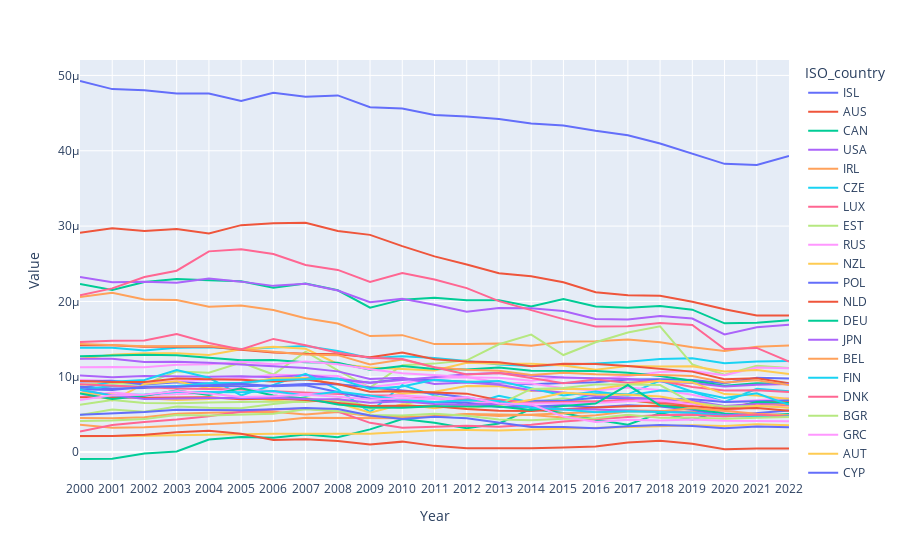

The code cell stored with this chart in its notebook:
### Code cell
emissionsCapitaDF = emissionsCapitaDF[emissionsCapitaDF['ISO_country'].isin(annex1)]
melted_df = emissionsCapitaDF.melt(id_vars=['ISO_country'], var_name='Year', value_name='Value')
melted_df = melted_df.drop(melted_df[melted_df['ISO_country'] == 'FLK'].index)
import plotly.express as px

fig = px.line(melted_df, x='Year', y='Value', color='ISO_country')
fig.show()

### Figure 1 — Plotly figure (JSON) as saved in the notebook; plotly's stock layout.template omitted (floating-point values rounded to 4 significant figures)
{"data": [{"hovertemplate": "ISO_country=ISL<br>Year=%{x}<br>Value=%{y}<extra></extra>", "legendgroup": "ISL", "line": {"color": "#636efa", "dash": "solid"}, "marker": {"symbol": "circle"}, "mode": "lines", "name": "ISL", "orientation": "v", "showlegend": true, "type": "scatter", "x": ["2000", "2001", "2002", "2003", "2004", "2005", "2006", "2007", "2008", "2009", "2010", "2011", "2012", "2013", "2014", "2015", "2016", "2017", "2018", "2019", "2020", "2021", "2022"], "xaxis": "x", "y": [4.926e-05, 4.818e-05, 4.803e-05, 4.759e-05, 4.76e-05, 4.66e-05, 4.77e-05, 4.717e-05, 4.735e-05, 4.578e-05, 4.562e-05, 4.474e-05, 4.455e-05, 4.422e-05, 4.362e-05, 4.335e-05, 4.265e-05, 4.205e-05, 4.095e-05, 3.957e-05, 3.827e-05, 3.81e-05, 3.932e-05], "yaxis": "y"}, {"hovertemplate": "ISO_country=AUS<br>Year=%{x}<br>Value=%{y}<extra></extra>", "legendgroup": "AUS", "line": {"color": "#EF553B", "dash": "solid"}, "marker": {"symbol": "circle"}, "mode": "lines", "name": "AUS", "orientation": "v", "showlegend": true, "type": "scatter", "x": ["2000", "2001", "2002", "2003", "2004", "2005", "2006", "2007", "2008", "2009", "2010", "2011", "2012", "2013", "2014", "2015", "2016", "2017", "2018", "2019", "2020", "2021", "2022"], "xaxis": "x", "y": [2.912e-05, 2.971e-05, 2.934e-05, 2.963e-05, 2.902e-05, 3.013e-05, 3.037e-05, 3.045e-05, 2.935e-05, 2.884e-05, 2.734e-05, 2.598e-05, 2.489e-05, 2.376e-05, 2.334e-05, 2.255e-05, 2.122e-05, 2.083e-05, 2.076e-05, 1.997e-05, 1.896e-05, 1.813e-05, 1.812e-05], "yaxis": "y"}, {"hovertemplate": "ISO_country=CAN<br>Year=%{x}<br>Value=%{y}<extra></extra>", "legendgroup": "CAN", "line": {"color": "#00cc96", "dash": "solid"}, "marker": {"symbol": "circle"}, "mode": "lines", "name": "CAN", "orientation": "v", "showlegend": true, "type": "scatter", "x": ["2000", "2001", "2002", "2003", "2004", "2005", "2006", "2007", "2008", "2009", "2010", "2011", "2012", "2013", "2014", "2015", "2016", "2017", "2018", "2019", "2020", "2021", "2022"], "xaxis": "x", "y": [2.233e-05, 2.153e-05, 2.258e-05, 2.298e-05, 2.28e-05, 2.267e-05, 2.181e-05, 2.237e-05, 2.148e-05, 1.918e-05, 2.024e-05, 2.048e-05, 2.015e-05, 2.016e-05, 1.932e-05, 2.033e-05, 1.933e-05, 1.916e-05, 1.939e-05, 1.89e-05, 1.709e-05, 1.718e-05, 1.75e-05], "yaxis": "y"}, {"hovertemplate": "ISO_country=USA<br>Year=%{x}<br>Value=%{y}<extra></extra>", "legendgroup": "USA", "line": {"color": "#ab63fa", "dash": "solid"}, "marker": {"symbol": "circle"}, "mode": "lines", "name": "USA", "orientation": "v", "showlegend": true, "type": "scatter", "x": ["2000", "2001", "2002", "2003", "2004", "2005", "2006", "2007", "2008", "2009", "2010", "2011", "2012", "2013", "2014", "2015", "2016", "2017", "2018", "2019", "2020", "2021", "2022"], "xaxis": "x", "y": [2.324e-05, 2.256e-05, 2.261e-05, 2.25e-05, 2.304e-05, 2.263e-05, 2.207e-05, 2.233e-05, 2.145e-05, 1.99e-05, 2.034e-05, 1.955e-05, 1.864e-05, 1.913e-05, 1.91e-05, 1.872e-05, 1.767e-05, 1.759e-05, 1.807e-05, 1.772e-05, 1.562e-05, 1.657e-05, 1.691e-05], "yaxis": "y"}, {"hovertemplate": "ISO_country=IRL<br>Year=%{x}<br>Value=%{y}<extra></extra>", "legendgroup": "IRL", "line": {"color": "#FFA15A", "dash": "solid"}, "marker": {"symbol": "circle"}, "mode": "lines", "name": "IRL", "orientation": "v", "showlegend": true, "type": "scatter", "x": ["2000", "2001", "2002", "2003", "2004", "2005", "2006", "2007", "2008", "2009", "2010", "2011", "2012", "2013", "2014", "2015", "2016", "2017", "2018", "2019", "2020", "2021", "2022"], "xaxis": "x", "y": [2.059e-05, 2.114e-05, 2.027e-05, 2.018e-05, 1.928e-05, 1.945e-05, 1.886e-05, 1.777e-05, 1.707e-05, 1.54e-05, 1.553e-05, 1.434e-05, 1.437e-05, 1.443e-05, 1.413e-05, 1.465e-05, 1.472e-05, 1.494e-05, 1.458e-05, 1.394e-05, 1.342e-05, 1.398e-05, 1.414e-05], "yaxis": "y"}, {"hovertemplate": "ISO_country=CZE<br>Year=%{x}<br>Value=%{y}<extra></extra>", "legendgroup": "CZE", "line": {"color": "#19d3f3", "dash": "solid"}, "marker": {"symbol": "circle"}, "mode": "lines", "name": "CZE", "orientation": "v", "showlegend": true, "type": "scatter", "x": ["2000", "2001", "2002", "2003", "2004", "2005", "2006", "2007", "2008", "2009", "2010", "2011", "2012", "2013", "2014", "2015", "2016", "2017", "2018", "2019", "2020", "2021", "2022"], "xaxis": "x", "y": [1.386e-05, 1.384e-05, 1.349e-05, 1.384e-05, 1.393e-05, 1.369e-05, 1.39e-05, 1.408e-05, 1.341e-05, 1.245e-05, 1.273e-05, 1.249e-05, 1.208e-05, 1.162e-05, 1.142e-05, 1.155e-05, 1.178e-05, 1.201e-05, 1.236e-05, 1.245e-05, 1.18e-05, 1.204e-05, 1.209e-05], "yaxis": "y"}, {"hovertemplate": "ISO_country=LUX<br>Year=%{x}<br>Value=%{y}<extra></extra>", "legendgroup": "LUX", "line": {"color": "#FF6692", "dash": "solid"}, "marker": {"symbol": "circle"}, "mode": "lines", "name": "LUX", "orientation": "v", "showlegend": true, "type": "scatter", "x": ["2000", "2001", "2002", "2003", "2004", "2005", "2006", "2007", "2008", "2009", "2010", "2011", "2012", "2013", "2014", "2015", "2016", "2017", "2018", "2019", "2020", "2021", "2022"], "xaxis": "x", "y": [2.083e-05, 2.173e-05, 2.325e-05, 2.408e-05, 2.665e-05, 2.693e-05, 2.629e-05, 2.485e-05, 2.418e-05, 2.258e-05, 2.377e-05, 2.29e-05, 2.177e-05, 2.005e-05, 1.885e-05, 1.766e-05, 1.667e-05, 1.671e-05, 1.713e-05, 1.689e-05, 1.369e-05, 1.383e-05, 1.201e-05], "yaxis": "y"}, {"hovertemplate": "ISO_country=EST<br>Year=%{x}<br>Value=%{y}<extra></extra>", "legendgroup": "EST", "line": {"color": "#B6E880", "dash": "solid"}, "marker": {"symbol": "circle"}, "mode": "lines", "name": "EST", "orientation": "v", "showlegend": true, "type": "scatter", "x": ["2000", "2001", "2002", "2003", "2004", "2005", "2006", "2007", "2008", "2009", "2010", "2011", "2012", "2013", "2014", "2015", "2016", "2017", "2018", "2019", "2020", "2021", "2022"], "xaxis": "x", "y": [8.945e-06, 9.139e-06, 9.007e-06, 1.071e-05, 1.053e-05, 1.188e-05, 1.03e-05, 1.333e-05, 1.086e-05, 8.574e-06, 1.153e-05, 1.175e-05, 1.218e-05, 1.432e-05, 1.559e-05, 1.289e-05, 1.458e-05, 1.588e-05, 1.669e-05, 1.164e-05, 1.027e-05, 1.145e-05, 1.116e-05], "yaxis": "y"}, {"hovertemplate": "ISO_country=RUS<br>Year=%{x}<br>Value=%{y}<extra></extra>", "legendgroup": "RUS", "line": {"color": "#FF97FF", "dash": "solid"}, "marker": {"symbol": "circle"}, "mode": "lines", "name": "RUS", "orientation": "v", "showlegend": true, "type": "scatter", "x": ["2000", "2001", "2002", "2003", "2004", "2005", "2006", "2007", "2008", "2009", "2010", "2011", "2012", "2013", "2014", "2015", "2016", "2017", "2018", "2019", "2020", "2021", "2022"], "xaxis": "x", "y": [9.559e-06, 9.481e-06, 9.203e-06, 9.427e-06, 9.642e-06, 9.817e-06, 1.026e-05, 1.015e-05, 1.01e-05, 8.617e-06, 9.143e-06, 9.866e-06, 9.947e-06, 9.859e-06, 9.483e-06, 9.927e-06, 9.693e-06, 1.008e-05, 1.063e-05, 1.077e-05, 1.022e-05, 1.122e-05, 1.112e-05], "yaxis": "y"}, {"hovertemplate": "ISO_country=NZL<br>Year=%{x}<br>Value=%{y}<extra></extra>", "legendgroup": "NZL", "line": {"color": "#FECB52", "dash": "solid"}, "marker": {"symbol": "circle"}, "mode": "lines", "name": "NZL", "orientation": "v", "showlegend": true, "type": "scatter", "x": ["2000", "2001", "2002", "2003", "2004", "2005", "2006", "2007", "2008", "2009", "2010", "2011", "2012", "2013", "2014", "2015", "2016", "2017", "2018", "2019", "2020", "2021", "2022"], "xaxis": "x", "y": [1.24e-05, 1.293e-05, 1.312e-05, 1.313e-05, 1.288e-05, 1.365e-05, 1.398e-05, 1.372e-05, 1.17e-05, 1.123e-05, 1.104e-05, 1.082e-05, 1.187e-05, 1.172e-05, 1.172e-05, 1.15e-05, 1.092e-05, 1.142e-05, 1.138e-05, 1.141e-05, 1.071e-05, 1.089e-05, 1.038e-05], "yaxis": "y"}, {"hovertemplate": "ISO_country=POL<br>Year=%{x}<br>Value=%{y}<extra></extra>", "legendgroup": "POL", "line": {"color": "#636efa", "dash": "solid"}, "marker": {"symbol": "circle"}, "mode": "lines", "name": "POL", "orientation": "v", "showlegend": true, "type": "scatter", "x": ["2000", "2001", "2002", "2003", "2004", "2005", "2006", "2007", "2008", "2009", "2010", "2011", "2012", "2013", "2014", "2015", "2016", "2017", "2018", "2019", "2020", "2021", "2022"], "xaxis": "x", "y": [9.374e-06, 9.458e-06, 8.971e-06, 9.267e-06, 9.121e-06, 9.14e-06, 9.678e-06, 9.848e-06, 9.685e-06, 9.215e-06, 9.701e-06, 9.514e-06, 9.297e-06, 9.137e-06, 9.007e-06, 9.184e-06, 9.289e-06, 9.644e-06, 9.661e-06, 9.559e-06, 9.157e-06, 9.884e-06, 9.766e-06], "yaxis": "y"}, {"hovertemplate": "ISO_country=NLD<br>Year=%{x}<br>Value=%{y}<extra></extra>", "legendgroup": "NLD", "line": {"color": "#EF553B", "dash": "solid"}, "marker": {"symbol": "circle"}, "mode": "lines", "name": "NLD", "orientation": "v", "showlegend": true, "type": "scatter", "x": ["2000", "2001", "2002", "2003", "2004", "2005", "2006", "2007", "2008", "2009", "2010", "2011", "2012", "2013", "2014", "2015", "2016", "2017", "2018", "2019", "2020", "2021", "2022"], "xaxis": "x", "y": [1.42e-05, 1.42e-05, 1.398e-05, 1.398e-05, 1.401e-05, 1.358e-05, 1.321e-05, 1.305e-05, 1.299e-05, 1.259e-05, 1.323e-05, 1.234e-05, 1.204e-05, 1.193e-05, 1.138e-05, 1.173e-05, 1.169e-05, 1.142e-05, 1.107e-05, 1.069e-05, 9.683e-06, 9.817e-06, 9.128e-06], "yaxis": "y"}, {"hovertemplate": "ISO_country=DEU<br>Year=%{x}<br>Value=%{y}<extra></extra>", "legendgroup": "DEU", "line": {"color": "#00cc96", "dash": "solid"}, "marker": {"symbol": "circle"}, "mode": "lines", "name": "DEU", "orientation": "v", "showlegend": true, "type": "scatter", "x": ["2000", "2001", "2002", "2003", "2004", "2005", "2006", "2007", "2008", "2009", "2010", "2011", "2012", "2013", "2014", "2015", "2016", "2017", "2018", "2019", "2020", "2021", "2022"], "xaxis": "x", "y": [1.274e-05, 1.281e-05, 1.294e-05, 1.285e-05, 1.256e-05, 1.221e-05, 1.222e-05, 1.192e-05, 1.185e-05, 1.092e-05, 1.142e-05, 1.103e-05, 1.098e-05, 1.123e-05, 1.08e-05, 1.079e-05, 1.075e-05, 1.054e-05, 1.012e-05, 9.475e-06, 8.815e-06, 9.152e-06, 9.054e-06], "yaxis": "y"}, {"hovertemplate": "ISO_country=JPN<br>Year=%{x}<br>Value=%{y}<extra></extra>", "legendgroup": "JPN", "line": {"color": "#ab63fa", "dash": "solid"}, "marker": {"symbol": "circle"}, "mode": "lines", "name": "JPN", "orientation": "v", "showlegend": true, "type": "scatter", "x": ["2000", "2001", "2002", "2003", "2004", "2005", "2006", "2007", "2008", "2009", "2010", "2011", "2012", "2013", "2014", "2015", "2016", "2017", "2018", "2019", "2020", "2021", "2022"], "xaxis": "x", "y": [1.017e-05, 9.942e-06, 1.01e-05, 1.004e-05, 9.989e-06, 1.008e-05, 9.945e-06, 1.024e-05, 9.744e-06, 9.203e-06, 9.589e-06, 1e-05, 1.033e-05, 1.049e-05, 1.014e-05, 9.903e-06, 9.812e-06, 9.697e-06, 9.382e-06, 9.177e-06, 8.706e-06, 8.932e-06, 9.041e-06], "yaxis": "y"}, {"hovertemplate": "ISO_country=BEL<br>Year=%{x}<br>Value=%{y}<extra></extra>", "legendgroup": "BEL", "line": {"color": "#FFA15A", "dash": "solid"}, "marker": {"symbol": "circle"}, "mode": "lines", "name": "BEL", "orientation": "v", "showlegend": true, "type": "scatter", "x": ["2000", "2001", "2002", "2003", "2004", "2005", "2006", "2007", "2008", "2009", "2010", "2011", "2012", "2013", "2014", "2015", "2016", "2017", "2018", "2019", "2020", "2021", "2022"], "xaxis": "x", "y": [1.437e-05, 1.417e-05, 1.406e-05, 1.404e-05, 1.407e-05, 1.369e-05, 1.336e-05, 1.296e-05, 1.287e-05, 1.163e-05, 1.229e-05, 1.125e-05, 1.092e-05, 1.08e-05, 1.022e-05, 1.052e-05, 1.033e-05, 1.023e-05, 1.024e-05, 1.009e-05, 9.257e-06, 9.543e-06, 8.902e-06], "yaxis": "y"}, {"hovertemplate": "ISO_country=FIN<br>Year=%{x}<br>Value=%{y}<extra></extra>", "legendgroup": "FIN", "line": {"color": "#19d3f3", "dash": "solid"}, "marker": {"symbol": "circle"}, "mode": "lines", "name": "FIN", "orientation": "v", "showlegend": true, "type": "scatter", "x": ["2000", "2001", "2002", "2003", "2004", "2005", "2006", "2007", "2008", "2009", "2010", "2011", "2012", "2013", "2014", "2015", "2016", "2017", "2018", "2019", "2020", "2021", "2022"], "xaxis": "x", "y": [8.489e-06, 9.356e-06, 9.569e-06, 1.091e-05, 9.87e-06, 7.523e-06, 8.921e-06, 1.039e-05, 8.322e-06, 5.307e-06, 8.906e-06, 7.563e-06, 6.178e-06, 7.482e-06, 6.594e-06, 6.673e-06, 7.77e-06, 7.671e-06, 9.497e-06, 8.013e-06, 6.669e-06, 8.403e-06, 8.077e-06], "yaxis": "y"}, {"hovertemplate": "ISO_country=DNK<br>Year=%{x}<br>Value=%{y}<extra></extra>", "legendgroup": "DNK", "line": {"color": "#FF6692", "dash": "solid"}, "marker": {"symbol": "circle"}, "mode": "lines", "name": "DNK", "orientation": "v", "showlegend": true, "type": "scatter", "x": ["2000", "2001", "2002", "2003", "2004", "2005", "2006", "2007", "2008", "2009", "2010", "2011", "2012", "2013", "2014", "2015", "2016", "2017", "2018", "2019", "2020", "2021", "2022"], "xaxis": "x", "y": [1.461e-05, 1.478e-05, 1.482e-05, 1.568e-05, 1.448e-05, 1.363e-05, 1.503e-05, 1.417e-05, 1.32e-05, 1.252e-05, 1.235e-05, 1.126e-05, 1.031e-05, 1.051e-05, 9.849e-06, 9.131e-06, 9.641e-06, 9.208e-06, 9.483e-06, 8.637e-06, 8.195e-06, 8.214e-06, 7.977e-06], "yaxis": "y"}, {"hovertemplate": "ISO_country=BGR<br>Year=%{x}<br>Value=%{y}<extra></extra>", "legendgroup": "BGR", "line": {"color": "#B6E880", "dash": "solid"}, "marker": {"symbol": "circle"}, "mode": "lines", "name": "BGR", "orientation": "v", "showlegend": true, "type": "scatter", "x": ["2000", "2001", "2002", "2003", "2004", "2005", "2006", "2007", "2008", "2009", "2010", "2011", "2012", "2013", "2014", "2015", "2016", "2017", "2018", "2019", "2020", "2021", "2022"], "xaxis": "x", "y": [4.925e-06, 5.659e-06, 5.344e-06, 6.058e-06, 5.89e-06, 5.836e-06, 6.393e-06, 6.81e-06, 6.895e-06, 5.762e-06, 6.213e-06, 7.399e-06, 6.841e-06, 6.343e-06, 6.635e-06, 7.148e-06, 6.6e-06, 6.935e-06, 6.371e-06, 6.258e-06, 5.461e-06, 6.409e-06, 7.154e-06], "yaxis": "y"}, {"hovertemplate": "ISO_country=GRC<br>Year=%{x}<br>Value=%{y}<extra></extra>", "legendgroup": "GRC", "line": {"color": "#FF97FF", "dash": "solid"}, "marker": {"symbol": "circle"}, "mode": "lines", "name": "GRC", "orientation": "v", "showlegend": true, "type": "scatter", "x": ["2000", "2001", "2002", "2003", "2004", "2005", "2006", "2007", "2008", "2009", "2010", "2011", "2012", "2013", "2014", "2015", "2016", "2017", "2018", "2019", "2020", "2021", "2022"], "xaxis": "x", "y": [1.127e-05, 1.131e-05, 1.125e-05, 1.16e-05, 1.165e-05, 1.198e-05, 1.167e-05, 1.203e-05, 1.165e-05, 1.101e-05, 1.048e-05, 1.022e-05, 9.955e-06, 9.255e-06, 9.112e-06, 8.463e-06, 8.184e-06, 8.58e-06, 8.245e-06, 7.615e-06, 6.644e-06, 6.871e-06, 7.148e-06], "yaxis": "y"}, {"hovertemplate": "ISO_country=AUT<br>Year=%{x}<br>Value=%{y}<extra></extra>", "legendgroup": "AUT", "line": {"color": "#FECB52", "dash": "solid"}, "marker": {"symbol": "circle"}, "mode": "lines", "name": "AUT", "orientation": "v", "showlegend": true, "type": "scatter", "x": ["2000", "2001", "2002", "2003", "2004", "2005", "2006", "2007", "2008", "2009", "2010", "2011", "2012", "2013", "2014", "2015", "2016", "2017", "2018", "2019", "2020", "2021", "2022"], "xaxis": "x", "y": [8.276e-06, 6.854e-06, 9.053e-06, 9.411e-06, 8.46e-06, 9.03e-06, 9.81e-06, 9.85e-06, 8.941e-06, 8.634e-06, 7.761e-06, 8.003e-06, 8.789e-06, 8.74e-06, 8.102e-06, 8.411e-06, 8.357e-06, 8.978e-06, 9.483e-06, 9.257e-06, 7.704e-06, 7.518e-06, 7.042e-06], "yaxis": "y"}, {"hovertemplate": "ISO_country=CYP<br>Year=%{x}<br>Value=%{y}<extra></extra>", "legendgroup": "CYP", "line": {"color": "#636efa", "dash": "solid"}, "marker": {"symbol": "circle"}, "mode": "lines", "name": "CYP", "orientation": "v", "showlegend": true, "type": "scatter", "x": ["2000", "2001", "2002", "2003", "2004", "2005", "2006", "2007", "2008", "2009", "2010", "2011", "2012", "2013", "2014", "2015", "2016", "2017", "2018", "2019", "2020", "2021", "2022"], "xaxis": "x", "y": [8.682e-06, 8.446e-06, 8.508e-06, 8.736e-06, 8.779e-06, 8.757e-06, 8.838e-06, 9.034e-06, 9.024e-06, 8.633e-06, 8.203e-06, 7.775e-06, 7.236e-06, 6.559e-06, 6.822e-06, 6.807e-06, 7.207e-06, 7.195e-06, 7.017e-06, 7.021e-06, 6.649e-06, 6.792e-06, 6.855e-06], "yaxis": "y"}, {"hovertemplate": "ISO_country=ITA<br>Year=%{x}<br>Value=%{y}<extra></extra>", "legendgroup": "ITA", "line": {"color": "#EF553B", "dash": "solid"}, "marker": {"symbol": "circle"}, "mode": "lines", "name": "ITA", "orientation": "v", "showlegend": true, "type": "scatter", "x": ["2000", "2001", "2002", "2003", "2004", "2005", "2006", "2007", "2008", "2009", "2010", "2011", "2012", "2013", "2014", "2015", "2016", "2017", "2018", "2019", "2020", "2021", "2022"], "xaxis": "x", "y": [9.443e-06, 9.292e-06, 9.316e-06, 9.763e-06, 9.678e-06, 9.609e-06, 9.381e-06, 9.645e-06, 9.043e-06, 8.005e-06, 8.064e-06, 7.941e-06, 7.763e-06, 6.884e-06, 6.515e-06, 6.658e-06, 6.638e-06, 6.885e-06, 6.474e-06, 6.353e-06, 5.901e-06, 6.564e-06, 6.62e-06], "yaxis": "y"}, {"hovertemplate": "ISO_country=LVA<br>Year=%{x}<br>Value=%{y}<extra></extra>", "legendgroup": "LVA", "line": {"color": "#00cc96", "dash": "solid"}, "marker": {"symbol": "circle"}, "mode": "lines", "name": "LVA", "orientation": "v", "showlegend": true, "type": "scatter", "x": ["2000", "2001", "2002", "2003", "2004", "2005", "2006", "2007", "2008", "2009", "2010", "2011", "2012", "2013", "2014", "2015", "2016", "2017", "2018", "2019", "2020", "2021", "2022"], "xaxis": "x", "y": [-9.127e-07, -8.902e-07, -1.86e-07, 7.468e-08, 1.679e-06, 2.02e-06, 1.904e-06, 2.329e-06, 1.966e-06, 3.022e-06, 4.402e-06, 3.886e-06, 3.182e-06, 3.805e-06, 5.738e-06, 5.184e-06, 4.31e-06, 3.625e-06, 5.192e-06, 4.3e-06, 5.622e-06, 6.651e-06, 6.52e-06], "yaxis": "y"}, {"hovertemplate": "ISO_country=GBR<br>Year=%{x}<br>Value=%{y}<extra></extra>", "legendgroup": "GBR", "line": {"color": "#ab63fa", "dash": "solid"}, "marker": {"symbol": "circle"}, "mode": "lines", "name": "GBR", "orientation": "v", "showlegend": true, "type": "scatter", "x": ["2000", "2001", "2002", "2003", "2004", "2005", "2006", "2007", "2008", "2009", "2010", "2011", "2012", "2013", "2014", "2015", "2016", "2017", "2018", "2019", "2020", "2021", "2022"], "xaxis": "x", "y": [1.24e-05, 1.24e-05, 1.197e-05, 1.201e-05, 1.188e-05, 1.166e-05, 1.145e-05, 1.116e-05, 1.072e-05, 9.716e-06, 9.857e-06, 9.044e-06, 9.225e-06, 8.928e-06, 8.227e-06, 7.901e-06, 7.459e-06, 7.233e-06, 7.064e-06, 6.812e-06, 6.108e-06, 6.392e-06, 6.33e-06], "yaxis": "y"}, {"hovertemplate": "ISO_country=TUR<br>Year=%{x}<br>Value=%{y}<extra></extra>", "legendgroup": "TUR", "line": {"color": "#FFA15A", "dash": "solid"}, "marker": {"symbol": "circle"}, "mode": "lines", "name": "TUR", "orientation": "v", "showlegend": true, "type": "scatter", "x": ["2000", "2001", "2002", "2003", "2004", "2005", "2006", "2007", "2008", "2009", "2010", "2011", "2012", "2013", "2014", "2015", "2016", "2017", "2018", "2019", "2020", "2021", "2022"], "xaxis": "x", "y": [3.625e-06, 3.235e-06, 3.299e-06, 3.517e-06, 3.635e-06, 3.894e-06, 4.142e-06, 4.566e-06, 4.519e-06, 4.519e-06, 4.495e-06, 4.79e-06, 5.018e-06, 4.79e-06, 4.951e-06, 5.091e-06, 5.326e-06, 5.549e-06, 5.496e-06, 5.362e-06, 5.57e-06, 6.117e-06, 6.294e-06], "yaxis": "y"}, {"hovertemplate": "ISO_country=UKR<br>Year=%{x}<br>Value=%{y}<extra></extra>", "legendgroup": "UKR", "line": {"color": "#19d3f3", "dash": "solid"}, "marker": {"symbol": "circle"}, "mode": "lines", "name": "UKR", "orientation": "v", "showlegend": true, "type": "scatter", "x": ["2000", "2001", "2002", "2003", "2004", "2005", "2006", "2007", "2008", "2009", "2010", "2011", "2012", "2013", "2014", "2015", "2016", "2017", "2018", "2019", "2020", "2021", "2022"], "xaxis": "x", "y": [8.242e-06, 8.804e-06, 8.634e-06, 8.765e-06, 9.134e-06, 9.198e-06, 9.58e-06, 9.666e-06, 9.781e-06, 8.389e-06, 8.697e-06, 9.59e-06, 9.301e-06, 9.435e-06, 8.457e-06, 7.52e-06, 8.056e-06, 7.521e-06, 8.181e-06, 8.059e-06, 7.196e-06, 7.805e-06, 6.289e-06], "yaxis": "y"}, {"hovertemplate": "ISO_country=FRA<br>Year=%{x}<br>Value=%{y}<extra></extra>", "legendgroup": "FRA", "line": {"color": "#FF6692", "dash": "solid"}, "marker": {"symbol": "circle"}, "mode": "lines", "name": "FRA", "orientation": "v", "showlegend": true, "type": "scatter", "x": ["2000", "2001", "2002", "2003", "2004", "2005", "2006", "2007", "2008", "2009", "2010", "2011", "2012", "2013", "2014", "2015", "2016", "2017", "2018", "2019", "2020", "2021", "2022"], "xaxis": "x", "y": [8.993e-06, 8.811e-06, 8.533e-06, 8.447e-06, 8.376e-06, 8.317e-06, 8.089e-06, 7.897e-06, 7.766e-06, 7.549e-06, 7.526e-06, 7.066e-06, 6.98e-06, 6.978e-06, 6.533e-06, 6.627e-06, 6.753e-06, 6.952e-06, 6.634e-06, 6.534e-06, 5.818e-06, 6.235e-06, 6.04e-06], "yaxis": "y"}, {"hovertemplate": "ISO_country=SVN<br>Year=%{x}<br>Value=%{y}<extra></extra>", "legendgroup": "SVN", "line": {"color": "#B6E880", "dash": "solid"}, "marker": {"symbol": "circle"}, "mode": "lines", "name": "SVN", "orientation": "v", "showlegend": true, "type": "scatter", "x": ["2000", "2001", "2002", "2003", "2004", "2005", "2006", "2007", "2008", "2009", "2010", "2011", "2012", "2013", "2014", "2015", "2016", "2017", "2018", "2019", "2020", "2021", "2022"], "xaxis": "x", "y": [6.299e-06, 6.921e-06, 6.505e-06, 6.477e-06, 6.594e-06, 6.677e-06, 6.736e-06, 6.643e-06, 7.091e-06, 6.017e-06, 6.132e-06, 6.105e-06, 5.816e-06, 6.29e-06, 8.386e-06, 8.514e-06, 8.969e-06, 8.966e-06, 8.893e-06, 6.552e-06, 6.046e-06, 6.118e-06, 5.957e-06], "yaxis": "y"}, {"hovertemplate": "ISO_country=SVK<br>Year=%{x}<br>Value=%{y}<extra></extra>", "legendgroup": "SVK", "line": {"color": "#FF97FF", "dash": "solid"}, "marker": {"symbol": "circle"}, "mode": "lines", "name": "SVK", "orientation": "v", "showlegend": true, "type": "scatter", "x": ["2000", "2001", "2002", "2003", "2004", "2005", "2006", "2007", "2008", "2009", "2010", "2011", "2012", "2013", "2014", "2015", "2016", "2017", "2018", "2019", "2020", "2021", "2022"], "xaxis": "x", "y": [7.352e-06, 7.903e-06, 7.558e-06, 7.683e-06, 7.815e-06, 8.533e-06, 7.913e-06, 7.673e-06, 7.972e-06, 7.215e-06, 7.513e-06, 7.268e-06, 6.611e-06, 6.405e-06, 6.437e-06, 6.469e-06, 6.533e-06, 6.744e-06, 6.887e-06, 6.312e-06, 5.397e-06, 6.147e-06, 5.948e-06], "yaxis": "y"}, {"hovertemplate": "ISO_country=NOR<br>Year=%{x}<br>Value=%{y}<extra></extra>", "legendgroup": "NOR", "line": {"color": "#FECB52", "dash": "solid"}, "marker": {"symbol": "circle"}, "mode": "lines", "name": "NOR", "orientation": "v", "showlegend": true, "type": "scatter", "x": ["2000", "2001", "2002", "2003", "2004", "2005", "2006", "2007", "2008", "2009", "2010", "2011", "2012", "2013", "2014", "2015", "2016", "2017", "2018", "2019", "2020", "2021", "2022"], "xaxis": "x", "y": [7.852e-06, 7.652e-06, 7.137e-06, 6.911e-06, 7.044e-06, 7.36e-06, 6.896e-06, 7.173e-06, 6.51e-06, 5.224e-06, 6.351e-06, 5.811e-06, 6.364e-06, 6.224e-06, 6.942e-06, 7.888e-06, 7.648e-06, 7.603e-06, 7.398e-06, 6.649e-06, 5.552e-06, 6.151e-06, 5.883e-06], "yaxis": "y"}, {"hovertemplate": "ISO_country=ESP<br>Year=%{x}<br>Value=%{y}<extra></extra>", "legendgroup": "ESP", "line": {"color": "#636efa", "dash": "solid"}, "marker": {"symbol": "circle"}, "mode": "lines", "name": "ESP", "orientation": "v", "showlegend": true, "type": "scatter", "x": ["2000", "2001", "2002", "2003", "2004", "2005", "2006", "2007", "2008", "2009", "2010", "2011", "2012", "2013", "2014", "2015", "2016", "2017", "2018", "2019", "2020", "2021", "2022"], "xaxis": "x", "y": [8.352e-06, 8.234e-06, 8.665e-06, 8.684e-06, 8.888e-06, 9.09e-06, 8.739e-06, 8.89e-06, 7.985e-06, 7.087e-06, 6.672e-06, 6.659e-06, 6.537e-06, 5.992e-06, 6.012e-06, 6.218e-06, 5.957e-06, 6.212e-06, 6.056e-06, 5.632e-06, 4.815e-06, 5.149e-06, 5.528e-06], "yaxis": "y"}, {"hovertemplate": "ISO_country=HUN<br>Year=%{x}<br>Value=%{y}<extra></extra>", "legendgroup": "HUN", "line": {"color": "#EF553B", "dash": "solid"}, "marker": {"symbol": "circle"}, "mode": "lines", "name": "HUN", "orientation": "v", "showlegend": true, "type": "scatter", "x": ["2000", "2001", "2002", "2003", "2004", "2005", "2006", "2007", "2008", "2009", "2010", "2011", "2012", "2013", "2014", "2015", "2016", "2017", "2018", "2019", "2020", "2021", "2022"], "xaxis": "x", "y": [7.268e-06, 7.299e-06, 7.218e-06, 7.293e-06, 7.293e-06, 7.032e-06, 7.113e-06, 6.923e-06, 6.565e-06, 6.117e-06, 6.167e-06, 6.082e-06, 5.712e-06, 5.505e-06, 5.451e-06, 5.73e-06, 5.91e-06, 6.09e-06, 6.155e-06, 6.073e-06, 5.714e-06, 5.857e-06, 5.487e-06], "yaxis": "y"}, {"hovertemplate": "ISO_country=PRT<br>Year=%{x}<br>Value=%{y}<extra></extra>", "legendgroup": "PRT", "line": {"color": "#00cc96", "dash": "solid"}, "marker": {"symbol": "circle"}, "mode": "lines", "name": "PRT", "orientation": "v", "showlegend": true, "type": "scatter", "x": ["2000", "2001", "2002", "2003", "2004", "2005", "2006", "2007", "2008", "2009", "2010", "2011", "2012", "2013", "2014", "2015", "2016", "2017", "2018", "2019", "2020", "2021", "2022"], "xaxis": "x", "y": [7.776e-06, 7.063e-06, 7.484e-06, 8.165e-06, 7.579e-06, 8.477e-06, 7.504e-06, 7.121e-06, 6.315e-06, 5.928e-06, 5.873e-06, 6.079e-06, 6.082e-06, 6.041e-06, 5.583e-06, 6.136e-06, 6.441e-06, 8.905e-06, 6.181e-06, 5.74e-06, 5.121e-06, 4.83e-06, 5.06e-06], "yaxis": "y"}, {"hovertemplate": "ISO_country=CHE<br>Year=%{x}<br>Value=%{y}<extra></extra>", "legendgroup": "CHE", "line": {"color": "#ab63fa", "dash": "solid"}, "marker": {"symbol": "circle"}, "mode": "lines", "name": "CHE", "orientation": "v", "showlegend": true, "type": "scatter", "x": ["2000", "2001", "2002", "2003", "2004", "2005", "2006", "2007", "2008", "2009", "2010", "2011", "2012", "2013", "2014", "2015", "2016", "2017", "2018", "2019", "2020", "2021", "2022"], "xaxis": "x", "y": [8.246e-06, 7.566e-06, 7.061e-06, 7.155e-06, 7.177e-06, 7.177e-06, 7.22e-06, 7.058e-06, 7.002e-06, 6.568e-06, 6.745e-06, 6.374e-06, 6.281e-06, 6.416e-06, 6.047e-06, 5.694e-06, 5.667e-06, 5.524e-06, 5.375e-06, 5.226e-06, 4.917e-06, 4.984e-06, 4.898e-06], "yaxis": "y"}, {"hovertemplate": "ISO_country=BLR<br>Year=%{x}<br>Value=%{y}<extra></extra>", "legendgroup": "BLR", "line": {"color": "#FFA15A", "dash": "solid"}, "marker": {"symbol": "circle"}, "mode": "lines", "name": "BLR", "orientation": "v", "showlegend": true, "type": "scatter", "x": ["2000", "2001", "2002", "2003", "2004", "2005", "2006", "2007", "2008", "2009", "2010", "2011", "2012", "2013", "2014", "2015", "2016", "2017", "2018", "2019", "2020", "2021", "2022"], "xaxis": "x", "y": [4.524e-06, 4.506e-06, 4.622e-06, 5.09e-06, 5.24e-06, 5.263e-06, 5.357e-06, 4.987e-06, 5.316e-06, 4.81e-06, 4.693e-06, 4.742e-06, 5.052e-06, 4.998e-06, 4.929e-06, 4.589e-06, 4.889e-06, 5.384e-06, 5.388e-06, 5.849e-06, 5.433e-06, 5.092e-06, 4.887e-06], "yaxis": "y"}, {"hovertemplate": "ISO_country=LIE<br>Year=%{x}<br>Value=%{y}<extra></extra>", "legendgroup": "LIE", "line": {"color": "#19d3f3", "dash": "solid"}, "marker": {"symbol": "circle"}, "mode": "lines", "name": "LIE", "orientation": "v", "showlegend": true, "type": "scatter", "x": ["2000", "2001", "2002", "2003", "2004", "2005", "2006", "2007", "2008", "2009", "2010", "2011", "2012", "2013", "2014", "2015", "2016", "2017", "2018", "2019", "2020", "2021", "2022"], "xaxis": "x", "y": [8.296e-06, 7.501e-06, 7.646e-06, 7.991e-06, 7.992e-06, 7.94e-06, 8.112e-06, 7.475e-06, 8.038e-06, 7.483e-06, 6.962e-06, 6.669e-06, 6.87e-06, 6.777e-06, 5.881e-06, 5.65e-06, 5.293e-06, 5.436e-06, 5.356e-06, 5.225e-06, 4.797e-06, 4.728e-06, 4.783e-06], "yaxis": "y"}, {"hovertemplate": "ISO_country=LTU<br>Year=%{x}<br>Value=%{y}<extra></extra>", "legendgroup": "LTU", "line": {"color": "#FF6692", "dash": "solid"}, "marker": {"symbol": "circle"}, "mode": "lines", "name": "LTU", "orientation": "v", "showlegend": true, "type": "scatter", "x": ["2000", "2001", "2002", "2003", "2004", "2005", "2006", "2007", "2008", "2009", "2010", "2011", "2012", "2013", "2014", "2015", "2016", "2017", "2018", "2019", "2020", "2021", "2022"], "xaxis": "x", "y": [2.738e-06, 3.588e-06, 4.003e-06, 4.32e-06, 4.766e-06, 5.348e-06, 5.646e-06, 5.789e-06, 5.378e-06, 3.885e-06, 3.243e-06, 3.338e-06, 3.495e-06, 3.364e-06, 3.634e-06, 4.052e-06, 4.39e-06, 4.677e-06, 4.941e-06, 4.965e-06, 4.723e-06, 4.997e-06, 4.692e-06], "yaxis": "y"}, {"hovertemplate": "ISO_country=HRV<br>Year=%{x}<br>Value=%{y}<extra></extra>", "legendgroup": "HRV", "line": {"color": "#B6E880", "dash": "solid"}, "marker": {"symbol": "circle"}, "mode": "lines", "name": "HRV", "orientation": "v", "showlegend": true, "type": "scatter", "x": ["2000", "2001", "2002", "2003", "2004", "2005", "2006", "2007", "2008", "2009", "2010", "2011", "2012", "2013", "2014", "2015", "2016", "2017", "2018", "2019", "2020", "2021", "2022"], "xaxis": "x", "y": [4.142e-06, 4.182e-06, 4.38e-06, 4.913e-06, 4.866e-06, 4.939e-06, 5.086e-06, 5.686e-06, 5.439e-06, 4.931e-06, 4.864e-06, 5.102e-06, 4.82e-06, 4.338e-06, 4.224e-06, 4.428e-06, 4.512e-06, 4.945e-06, 4.573e-06, 4.599e-06, 4.433e-06, 4.571e-06, 4.646e-06], "yaxis": "y"}, {"hovertemplate": "ISO_country=MLT<br>Year=%{x}<br>Value=%{y}<extra></extra>", "legendgroup": "MLT", "line": {"color": "#FF97FF", "dash": "solid"}, "marker": {"symbol": "circle"}, "mode": "lines", "name": "MLT", "orientation": "v", "showlegend": true, "type": "scatter", "x": ["2000", "2001", "2002", "2003", "2004", "2005", "2006", "2007", "2008", "2009", "2010", "2011", "2012", "2013", "2014", "2015", "2016", "2017", "2018", "2019", "2020", "2021", "2022"], "xaxis": "x", "y": [6.902e-06, 7.545e-06, 7.603e-06, 8.107e-06, 7.784e-06, 7.317e-06, 7.426e-06, 7.625e-06, 7.349e-06, 6.993e-06, 7.135e-06, 7.033e-06, 7.328e-06, 6.455e-06, 6.347e-06, 4.71e-06, 3.99e-06, 4.286e-06, 4.198e-06, 4.331e-06, 4.16e-06, 4.096e-06, 4.096e-06], "yaxis": "y"}, {"hovertemplate": "ISO_country=MCO<br>Year=%{x}<br>Value=%{y}<extra></extra>", "legendgroup": "MCO", "line": {"color": "#FECB52", "dash": "solid"}, "marker": {"symbol": "circle"}, "mode": "lines", "name": "MCO", "orientation": "v", "showlegend": true, "type": "scatter", "x": ["2000", "2001", "2002", "2003", "2004", "2005", "2006", "2007", "2008", "2009", "2010", "2011", "2012", "2013", "2014", "2015", "2016", "2017", "2018", "2019", "2020", "2021", "2022"], "xaxis": "x", "y": [2.096e-06, 2.112e-06, 2.169e-06, 2.251e-06, 2.342e-06, 2.424e-06, 2.432e-06, 2.436e-06, 2.451e-06, 2.436e-06, 2.657e-06, 2.909e-06, 2.922e-06, 2.866e-06, 2.994e-06, 3.086e-06, 3.229e-06, 3.302e-06, 3.45e-06, 3.572e-06, 3.477e-06, 3.701e-06, 3.566e-06], "yaxis": "y"}, {"hovertemplate": "ISO_country=ROU<br>Year=%{x}<br>Value=%{y}<extra></extra>", "legendgroup": "ROU", "line": {"color": "#636efa", "dash": "solid"}, "marker": {"symbol": "circle"}, "mode": "lines", "name": "ROU", "orientation": "v", "showlegend": true, "type": "scatter", "x": ["2000", "2001", "2002", "2003", "2004", "2005", "2006", "2007", "2008", "2009", "2010", "2011", "2012", "2013", "2014", "2015", "2016", "2017", "2018", "2019", "2020", "2021", "2022"], "xaxis": "x", "y": [4.974e-06, 5.128e-06, 5.341e-06, 5.626e-06, 5.603e-06, 5.561e-06, 5.68e-06, 5.859e-06, 5.733e-06, 4.864e-06, 4.383e-06, 4.705e-06, 4.5e-06, 3.918e-06, 3.345e-06, 3.347e-06, 3.161e-06, 3.435e-06, 3.614e-06, 3.453e-06, 3.162e-06, 3.411e-06, 3.311e-06], "yaxis": "y"}, {"hovertemplate": "ISO_country=SWE<br>Year=%{x}<br>Value=%{y}<extra></extra>", "legendgroup": "SWE", "line": {"color": "#EF553B", "dash": "solid"}, "marker": {"symbol": "circle"}, "mode": "lines", "name": "SWE", "orientation": "v", "showlegend": true, "type": "scatter", "x": ["2000", "2001", "2002", "2003", "2004", "2005", "2006", "2007", "2008", "2009", "2010", "2011", "2012", "2013", "2014", "2015", "2016", "2017", "2018", "2019", "2020", "2021", "2022"], "xaxis": "x", "y": [2.147e-06, 2.129e-06, 2.303e-06, 2.644e-06, 2.828e-06, 2.442e-06, 1.616e-06, 1.711e-06, 1.469e-06, 1.016e-06, 1.393e-06, 8.305e-07, 5.141e-07, 5.269e-07, 4.981e-07, 6.275e-07, 7.322e-07, 1.274e-06, 1.508e-06, 1.1e-06, 3.713e-07, 4.798e-07, 4.735e-07], "yaxis": "y"}], "layout": {"legend": {"title": {"text": "ISO_country"}, "tracegroupgap": 0}, "margin": {"t": 60}, "xaxis": {"anchor": "y", "domain": [0, 1], "title": {"text": "Year"}}, "yaxis": {"anchor": "x", "domain": [0, 1], "title": {"text": "Value"}}}}
